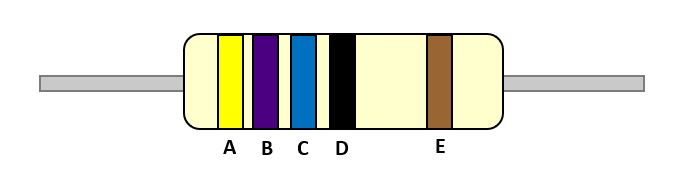
#> input picture 3444.jpg, 674 x 181 px, found by its file name
$ python test.py
#> lines starting #> are read from the running program, lines starting #| are printed output that depends on the picture; after the words box and inside, x2 and y2 are one past the last pixel; in counts of white or black regions, pixels touching at a corner belong together
import numpy as np
import cv2

# Define color ranges in HSV for resistor bands
COLOR_RANGES = {
    "black": [(0, 0, 0), (180, 255, 50)],
#   "brown": [(10, 100, 20), (24, 255, 220)],
    "red": [(0, 120, 50), (10, 255, 255)],
    "orange": [(10, 200, 100), (25, 255, 255)],
    "yellow": [(25, 150, 150), (35, 255, 255)],
    "green": [(35, 100, 50), (85, 255, 255)],
    "blue": [(85, 100, 50), (125, 255, 255)],
    "violet": [(125, 50, 50), (150, 255, 255)],
#     "gray": [(0, 0, 50), (180, 50, 200)],
#     "white": [(0, 0, 200), (180, 30, 255)],
}


COLOR_VALUES = {
    "black": 0,
    "brown": 1,
    "red": 2,
    "orange": 3,
    "yellow": 4,
    "green": 5,
    "blue": 6,
    "violet": 7,
  #  "gray": 8,
  #  "white": 9,
}


def preprocess_image(image):

    resized = cv2.resize(image, (800, 400))
    blurred = cv2.GaussianBlur(image, (5, 5), 0)
    cv2.imshow("1",blurred);
    hsv = cv2.cvtColor(blurred, cv2.COLOR_BGR2HSV)
    cv2.imshow("2",hsv);
    return hsv, image


def merge_overlapping_bands(detected_colors):
    """
    Hợp nhất các dải màu gần nhau hoặc chồng lấn để tránh nhận diện trùng lặp.
    """
    merged_colors = []
    # Sắp xếp theo vị trí x (chiều ngang)
    detected_colors.sort(key=lambda item: item[1])  # Sort by x position

    for color, start, end in detected_colors:
        if not merged_colors or merged_colors[-1][2] < start - 10:  # Không trùng lặp
            # Nếu không có vùng chồng lấn, thêm vào danh sách mới
            merged_colors.append([color, start, end])
        else:
            # Nếu có vùng chồng lấn, hợp nhất với vùng trước đó
            merged_colors[-1][2] = max(merged_colors[-1][2], end)

    # Trả về danh sách dải màu đã hợp nhất
    return [(color, start) for color, start, _ in merged_colors]

def detect_colors(hsv_image, color_ranges, output_image):
    """
    Detect vertical color bands in the resistor image based on HSV ranges.
    Also, draw green rectangles around detected color bands.
    """
    detected_colors = []

    # Define region of interest (ROI)
    height, width, _ = hsv_image.shape
    roi_top = int(height * 0.4)
    roi_bottom = int(height * 0.8)
    roi = hsv_image[roi_top:roi_bottom, :]  # Extract the central region

    for color, (lower, upper) in color_ranges.items():
        lower_bound = np.array(lower, dtype=np.uint8)
        upper_bound = np.array(upper, dtype=np.uint8)

        # Create a mask for the current color
        mask = cv2.inRange(roi, lower_bound, upper_bound)

        # Morphological operations to reduce noise
        kernel = cv2.getStructuringElement(cv2.MORPH_RECT, (5, 5))
        mask = cv2.morphologyEx(mask, cv2.MORPH_CLOSE, kernel)

        # Find contours in the mask
        contours, _ = cv2.findContours(mask, cv2.RETR_EXTERNAL, cv2.CHAIN_APPROX_SIMPLE)

        for contour in contours:
            x, y, w, h = cv2.boundingRect(contour)
            area = w * h
            aspect_ratio = h / w if w != 0 else 0

            # Filter based on vertical aspect ratio and area
            if area > 150 and aspect_ratio > 0.7:  # Ensure band-like shape
                detected_colors.append((color, x, x + w))  # Save color with start and end positions

    # Hợp nhất các dải màu trùng lặp
    merged_colors = merge_overlapping_bands(detected_colors)

    # Vẽ các dải màu hợp nhất
    for color, x in merged_colors:
        x1, y1, x2, y2 = x, roi_top, x + 20, roi_bottom  # x + 20 là chiều rộng ước lượng
        cv2.rectangle(output_image, (x1, y1), (x2, y2), (0, 255, 0), 2)

    # Chỉ trả về danh sách các màu (không cần vị trí)
    return [color for color, _ in merged_colors]

def calculate_resistance(colors):

    if len(colors) < 3:
        return "Error: Not enough bands detected"

    try:
        resistance = 0
        if len(colors) == 3:
            # 4-band resistor
            value = COLOR_VALUES[colors[0]] * 10 + COLOR_VALUES[colors[1]]
            multiplier = 10 ** COLOR_VALUES[colors[2]]
            # tolerance = colors[3]
            resistance = value * multiplier

        elif len(colors) == 4:
            # 5-band resistor
            value = (
                COLOR_VALUES[colors[0]] * 100 +
                COLOR_VALUES[colors[1]] * 10 +
                COLOR_VALUES[colors[2]]
            )
            multiplier = 10 ** COLOR_VALUES[colors[3]]
            # tolerance = colors[4]
            resistance = value * multiplier

        unit = " Ohm"

        if resistance >= 1_000_000:
            resistance /= 1_000_000
            unit = " MOhm"
        elif resistance >= 1_000:
            resistance /= 1_000
            unit = " kOhm"

        return f"{resistance:.1f}{unit}"
    except KeyError:
        return "Error: Invalid color detected"


def main():

    image_path = "E:/Opencvpython/3444.jpg"
    image = cv2.imread(image_path)
#> image is the input picture: shape (181, 674, 3); mean B, G, R 221.6, 229.7, 230

    if image is None:
        print("Error: Image not found.")
        return

    hsv_image, resized = preprocess_image(image)
#> in preprocess_image, `resized = cv2.resize(image, (800, 400))`:
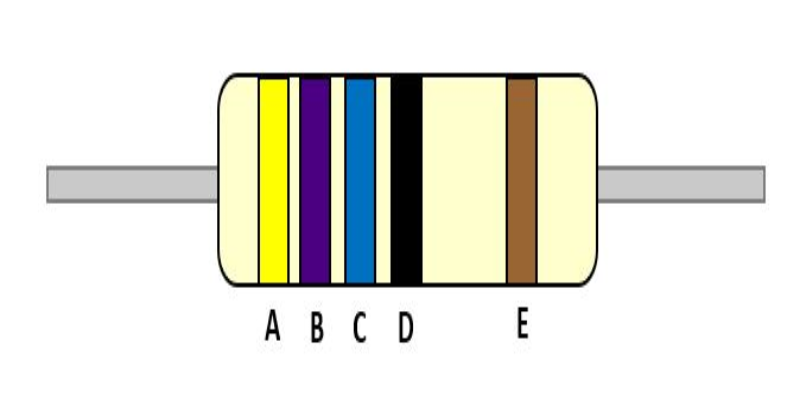
#> resized: shape (400, 800, 3); mean B, G, R 221.6, 229.8, 230
#> in preprocess_image, `blurred = cv2.GaussianBlur(image, (5, 5), 0)`:
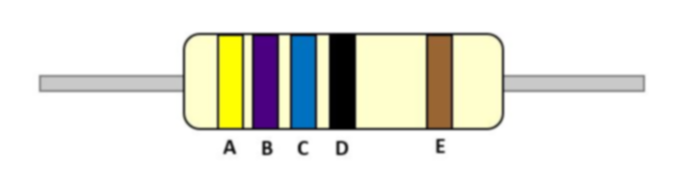
#> blurred: shape (181, 674, 3); mean B, G, R 221.6, 229.8, 230
#> in preprocess_image, `hsv = cv2.cvtColor(blurred, cv2.COLOR_BGR2HSV)`: hsv: shape (181, 674, 3); mean H, S, V 12.7, 26.2, 234.3
    detected_colors = detect_colors(hsv_image, COLOR_RANGES, resized)
#> in detect_colors, `roi = hsv_image[roi_top:roi_bottom, :]`: roi: shape (72, 674, 3); mean H, S, V 18.7, 39.8, 222.3
#> the loop in detect_colors, `for color, (lower, upper) in color_ranges.items():` made 7 passes
#> contours on pass 2: [[[451, 0], [451, 54]]]
#> pass 1, in detect_colors, `mask = cv2.inRange(roi, lower_bound, upper_bound)`:
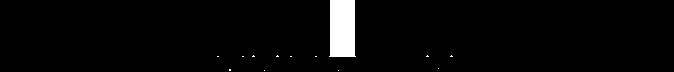
#> mask: shape (72, 674); 3% white; 13 white regions (12 under 20 px), largest, box (x1, y1, x2, y2) and area: (329, 0, 356, 57) 1427
#> pass 2, in detect_colors, `mask = cv2.inRange(roi, lower_bound, upper_bound)`:
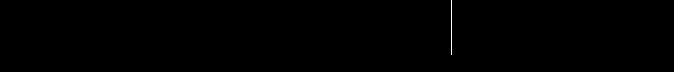
#> mask: shape (72, 674); 0.11% white in thin lines or dots, all inside (x1, y1, x2, y2) = (451, 0, 452, 55)
#> after the loop in detect_colors, `for color, (lower, upper) in color_ranges.items():`:
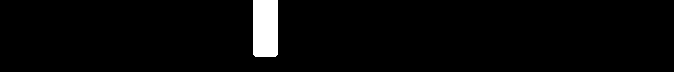
#> mask: shape (72, 674); 2.9% white; 1 white region, box (x1, y1, x2, y2) and area: (253, 0, 278, 57) 1419
#> after the loop in detect_colors, `for color, (lower, upper) in color_ranges.items():`: detected_colors = [('black', 329, 356), ('yellow', 219, 242), ('blue', 291, 316), ('violet', 253, 278)]
#> the loop in merge_overlapping_bands, `for color, start, end in detected_colors:` made 4 passes
#> after the loop in merge_overlapping_bands, `for color, start, end in detected_colors:`: merged_colors = [['yellow', 219, 242], ['violet', 253, 278], ['blue', 291, 316], ['black', 329, 356]]
#> in detect_colors, `merged_colors = merge_overlapping_bands(detected_colors)`: merged_colors = [('yellow', 219), ('violet', 253), ('blue', 291), ('black', 329)]
#> the loop in detect_colors, `for color, x in merged_colors:` made 4 passes
#> (color, x, x1, x2) on passes 1 to 4: ('yellow', 219, 219, 239), ('violet', 253, 253, 273), ('blue', 291, 291, 311), ('black', 329, 329, 349)
#> after the loop in detect_colors, `for color, x in merged_colors:`:
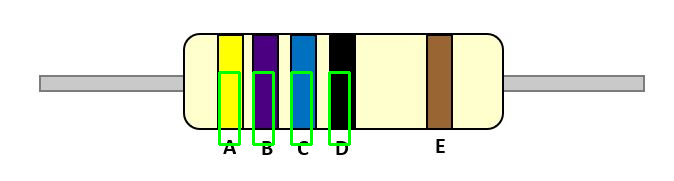
#> output_image: shape (181, 674, 3); mean B, G, R 219.7, 232.2, 227.9
#> detected_colors = ['yellow', 'violet', 'blue', 'black']
    print("Detected colors:", detected_colors)
#| Detected colors: ['yellow', 'violet', 'blue', 'black']

    resistance = calculate_resistance(detected_colors)
#> in calculate_resistance, `value = ( COLOR_VALUES[colors[0]] * 100 + COLOR_VALUES[colors[1]] * 10..`: value = 476
#> in calculate_resistance, `multiplier = 10 ** COLOR_VALUES[colors[3]]`: multiplier = 1
#> in calculate_resistance, `resistance = value * multiplier`: resistance = 476
#> resistance = '476.0 Ohm'
    print("Resistance:", resistance)
#| Resistance: 476.0 Ohm

    # Draw detected bands and resistance
    for i, color in enumerate(detected_colors):
        cv2.putText(resized, color, (50, 50 + i * 30), cv2.FONT_HERSHEY_SIMPLEX, 1, (255, 255, 255), 2)
#> this loop made 4 passes
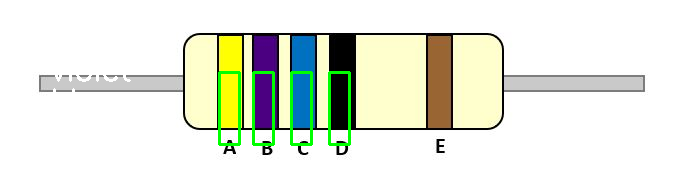
#> resized: shape (181, 674, 3); 2.03% of pixels changed, all inside (x1, y1, x2, y2) = (53, 71, 351, 146)

    cv2.putText(resized, resistance, (50, 300), cv2.FONT_HERSHEY_SIMPLEX, 1.5, (0, 255, 0), 3)
    cv2.imshow("Detected Colors and Resistance", resized)
    cv2.waitKey(0)
    cv2.destroyAllWindows()

if __name__ == "__main__":
    main()
